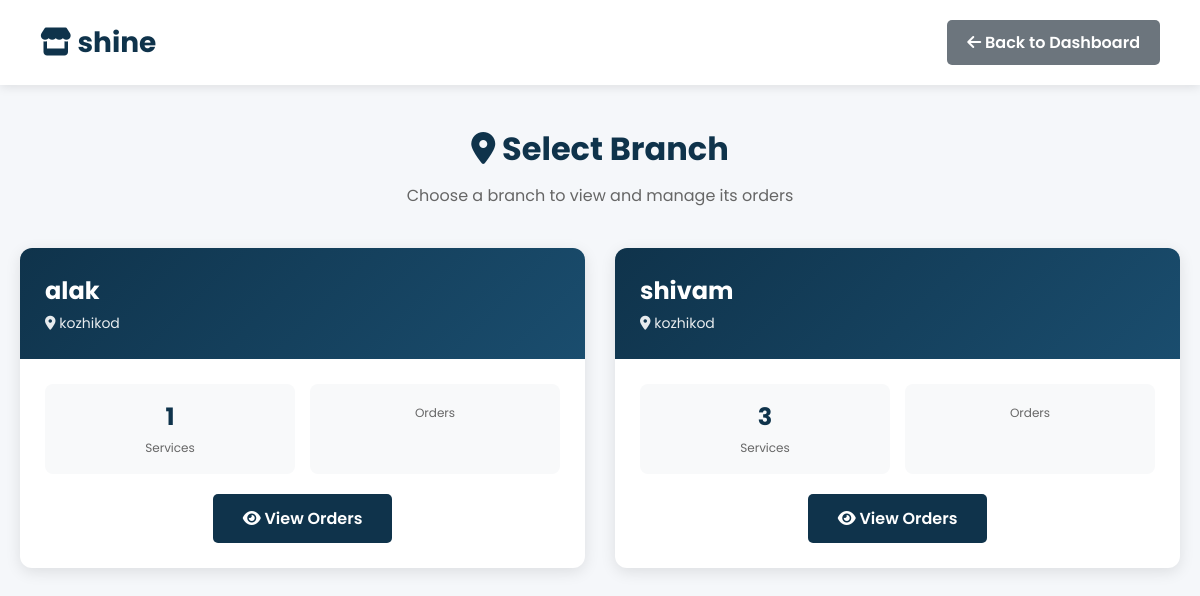
The app's page /shop/select-branch/ (signed in), older data.
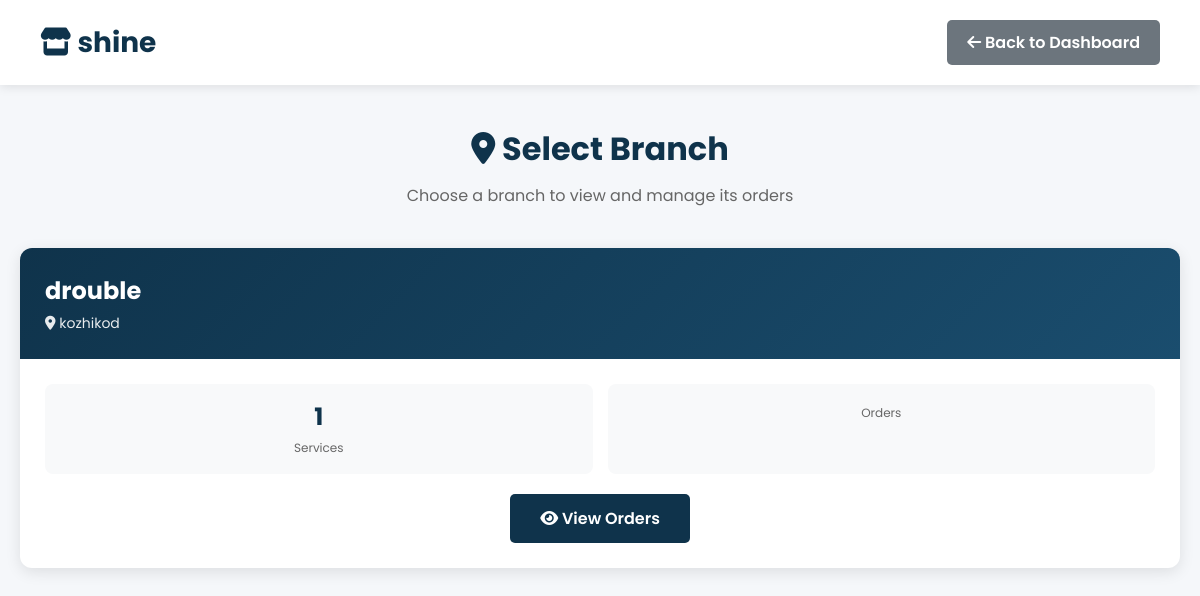
The same page, newer data.
### shop/models.py (models this page shows, shortened)
class Branch(models.Model):
    shop = models.ForeignKey(LaundryShop, on_delete=models.CASCADE, related_name='branches')
    name = models.CharField(max_length=100)
    address = models.TextField()
    phone = models.CharField(max_length=15, blank=True)
    created_at = models.DateTimeField(default=timezone.now)
    class Meta:
        unique_together = ('shop', 'name')

### shop/views.py (the view)
# urls.py: path("shop/select-branch/", views.select_branch, name="select_branch"),
@shop_login_required
def select_branch(request):
    shop_id = request.session.get('shop_id')
    shop = get_object_or_404(LaundryShop, id=shop_id)
    branches = Branch.objects.filter(shop=shop).prefetch_related('services')
    context = {
        'shop': shop,
        'branches': branches,
    }
    return render(request, 'select_branch.html', context)

### shop/views.py (called while the page is built)
def is_shop_logged_in(request):
    return 'shop_id' in request.session

def shop_login_required(view_func):
    from functools import wraps
    @wraps(view_func)
    def wrapper(request, *args, **kwargs):
        if not is_shop_logged_in(request):
            messages.error(request, "Please login to access this page")
            return redirect("shop_login")
        return view_func(request, *args, **kwargs)
    return wrapper

### shop/templates/select_branch.html (shortened to what this page needs)
{% load static %}
<!DOCTYPE html>
<html lang="en">
<head>
    <link rel="stylesheet" href="https://cdnjs.cloudflare.com/ajax/libs/font-awesome/6.0.0-beta3/css/all.min.css">
</head>
<body>
    <div class="header">
        <h1><i class="fas fa-store"></i> {{ shop.name }}</h1>
        <div>
            <a href="{% url 'shop_dashboard' %}" class="btn btn-secondary">
                <i class="fas fa-arrow-left"></i> Back to Dashboard
            </a>
        </div>
    </div>
    <div class="container">
        <div class="page-title">
            <h1><i class="fas fa-map-marker-alt"></i> Select Branch</h1>
            <p>Choose a branch to view and manage its orders</p>
        </div>
        {% if branches %}
        <div class="branches-grid">
            {% for branch in branches %}
            <div class="branch-card">
                <div class="branch-header">
                    <h3>{{ branch.name }}</h3>
                    <p><i class="fas fa-location-dot"></i> {{ branch.address }}</p>
                </div>
                <div class="branch-body">
                    <div class="branch-stats">
                        <div class="stat-item">
                            <span class="stat-value">{{ branch.services.count }}</span>
                            <span class="stat-label">Services</span>
                        </div>
                        <div class="stat-item">
                            <span class="stat-label">Orders</span>
                        </div>
                    </div>
                    <div class="branch-actions">
                        <a href="{% url 'branch_orders' branch.id %}" class="btn btn-primary">
                            <i class="fas fa-eye"></i> View Orders
                        </a>
                    </div>
                </div>
            </div>
            {% endfor %}
        </div>
        {% endif %}
    </div>
</body>
</html>

Row changes from the older to the newer data that the page shows:
removed Branch: name "alak", address "kozhikod", services.count "1"
removed Branch: name "shivam", address "kozhikod", services.count "3"
added Branch: name "drouble", address "kozhikod", services.count "1"
